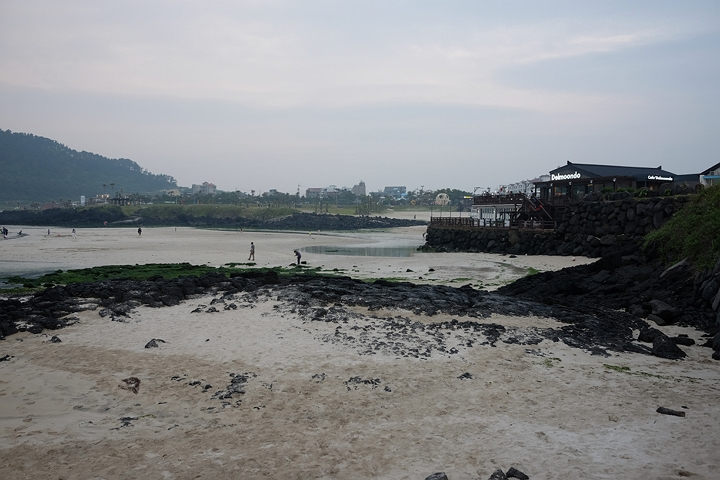
#> input picture 4_weeks/ori/img3.jpg, 720 x 480 px, found by its file name
$ python homo.py
#> lines starting #> are read from the running program, lines starting #| are printed output that depends on the picture
import cv2 as cv                                  # OpenCV 라이브러리를 cv라는 이름으로 불러옴
import numpy as np                               # 좌표 배열과 행렬 처리를 위해 numpy를 np라는 이름으로 불러옴
import matplotlib.pyplot as plt                  # 결과 시각화를 위해 matplotlib.pyplot을 plt로 불러옴

# 첫 번째 이미지를 컬러 형식으로 읽어서 변수에 저장
# 필요하면 img1.jpg 대신 img3.jpg 등으로 바꿔서 사용할 수 있음
img1 = cv.imread('img3.jpg')
#> img1 is the input picture: shape (480, 720, 3); mean B, G, R 135, 133.3, 131.4

# 두 번째 이미지를 컬러 형식으로 읽어서 img2 변수에 저장
# 실제 파일명이 imag2.jpg라면 이 부분을 imag2.jpg로 바꾸면 됨
img2 = cv.imread('img2.jpg')
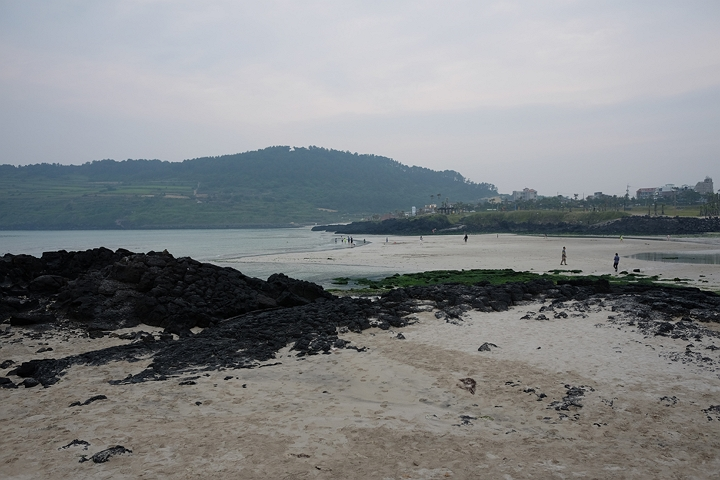
#> input picture 4_weeks/ori/img2.jpg, 720 x 480 px, found by its file name
#> img2 is the input picture: shape (480, 720, 3); mean B, G, R 134.4, 132.3, 129.6

# 두 이미지 중 하나라도 정상적으로 읽히지 않았는지 확인
if img1 is None or img2 is None:
    print("이미지를 불러올 수 없습니다.")          # 오류 메시지를 출력
    exit()                                        # 프로그램 종료

# 특징점 검출을 위해 첫 번째 이미지를 그레이스케일로 변환
gray1 = cv.cvtColor(img1, cv.COLOR_BGR2GRAY)

# 특징점 검출을 위해 두 번째 이미지를 그레이스케일로 변환
gray2 = cv.cvtColor(img2, cv.COLOR_BGR2GRAY)
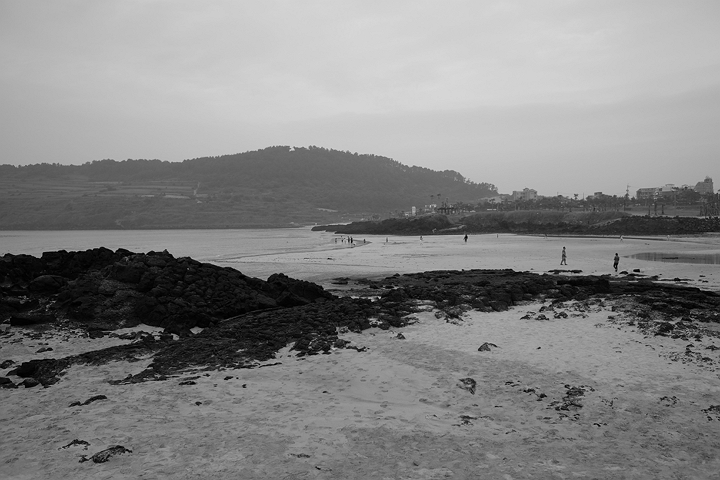
#> gray2: shape (480, 720); min 0, max 218, mean 131.7

# SIFT 객체를 생성
sift = cv.SIFT_create()

# 첫 번째 이미지에서 특징점과 기술자를 계산
kp1, des1 = sift.detectAndCompute(gray1, None)
#> kp1 = 1189 keypoints; strongest (x, y, size): (652, 177, 2.2), (657, 178, 2), (660, 178, 2.2), (408, 270, 2.3)

# 두 번째 이미지에서 특징점과 기술자를 계산
kp2, des2 = sift.detectAndCompute(gray2, None)
#> kp2 = 965 keypoints; strongest (x, y, size): (466, 237, 2), (638, 270, 2.3), (635, 270, 1.9), (244, 386, 2.5)

# 기술자가 정상적으로 계산되었는지 확인
if des1 is None or des2 is None:
    print("특징점을 충분히 검출하지 못했습니다.")   # 오류 메시지를 출력
    exit()                                        # 프로그램 종료

# BFMatcher 객체를 생성
bf = cv.BFMatcher(cv.NORM_L2)

# knnMatch()를 사용하여 각 특징점마다 최근접 이웃 2개를 찾음
# k=2는 ratio test를 적용하기 위한 설정
matches = bf.knnMatch(des1, des2, k=2)
#> matches = 1189 matches

# 좋은 매칭만 저장할 빈 리스트를 생성
good_matches = []

# 모든 매칭 결과에 대해 반복
for pair in matches:
    # 매칭 쌍이 2개 모두 존재하는지 먼저 확인
    if len(pair) == 2:
        # 첫 번째 최근접 이웃을 m, 두 번째 최근접 이웃을 n에 저장
        m, n = pair

        # 거리 비율 테스트를 적용하여 신뢰할 수 있는 매칭만 선택
        # 첫 번째 후보가 두 번째 후보보다 충분히 더 가까우면 좋은 매칭으로 간주
        if m.distance < 0.7 * n.distance:
            good_matches.append(m)
#> after the loop, good_matches = 245 matches

# 호모그래피 계산에는 최소 4개의 좋은 매칭이 필요하므로 개수를 확인
if len(good_matches) < 4:
    print("좋은 매칭점이 부족하여 호모그래피를 계산할 수 없습니다.")
    exit()

# 첫 번째 이미지에서 좋은 매칭점의 좌표를 추출
# m.queryIdx는 첫 번째 이미지 특징점 인덱스임
# findHomography() 입력 형식에 맞게 (-1, 1, 2) 형태로 변환
src_pts = np.float32([kp1[m.queryIdx].pt for m in good_matches]).reshape(-1, 1, 2)
#> src_pts = 245 rows, first 8: [6.35, 290.9], [15.08, 325.3], [16.31, 331], [17.4, 343.5], [19.52, 334.6], [20.99, 323.4], [25.08, 234.6], [25.66, 281.2]

# 두 번째 이미지에서 대응되는 좋은 매칭점의 좌표를 추출
# m.trainIdx는 두 번째 이미지 특징점 인덱스임
# findHomography() 입력 형식에 맞게 (-1, 1, 2) 형태로 변환
dst_pts = np.float32([kp2[m.trainIdx].pt for m in good_matches]).reshape(-1, 1, 2)
#> dst_pts = 245 rows, first 8: [357.3, 290.8], [368.3, 321.4], [369.3, 326.5], [370.8, 337.3], [372.1, 329.6], [372.8, 319.9], [368.6, 242.3], [371.1, 283]

# RANSAC을 사용하여 호모그래피 행렬을 계산
# RANSAC은 이상치(outlier)의 영향을 줄이는 데 도움을 줌
# H는 계산된 호모그래피 행렬
# mask는 각 매칭점이 inlier인지 outlier인지 나타내는 마스크
H, mask = cv.findHomography(src_pts, dst_pts, cv.RANSAC, 5.0)
#> H = [[0.478, 0.0375, 338.9], [-0.178, 0.838, 42.93], [-0.00071, -4.71e-05, 1]]; mask = 245 values, max 1 at index 0, min 0 at index 42, mean 0.98

# 호모그래피 계산이 정상적으로 되었는지 확인
if H is None:
    print("호모그래피 계산에 실패했습니다.")
    exit()

# 두 이미지의 높이와 너비를 구함
h1, w1 = img1.shape[:2]
#> h1 = 480; w1 = 720
h2, w2 = img2.shape[:2]
#> h2 = 480; w2 = 720

# 첫 번째 이미지를 두 번째 이미지 좌표계로 워핑
# 출력 크기는 문제 힌트에 따라 (w1 + w2, max(h1, h2))로 설정
warped = cv.warpPerspective(img1, H, (w1 + w2, max(h1, h2)))
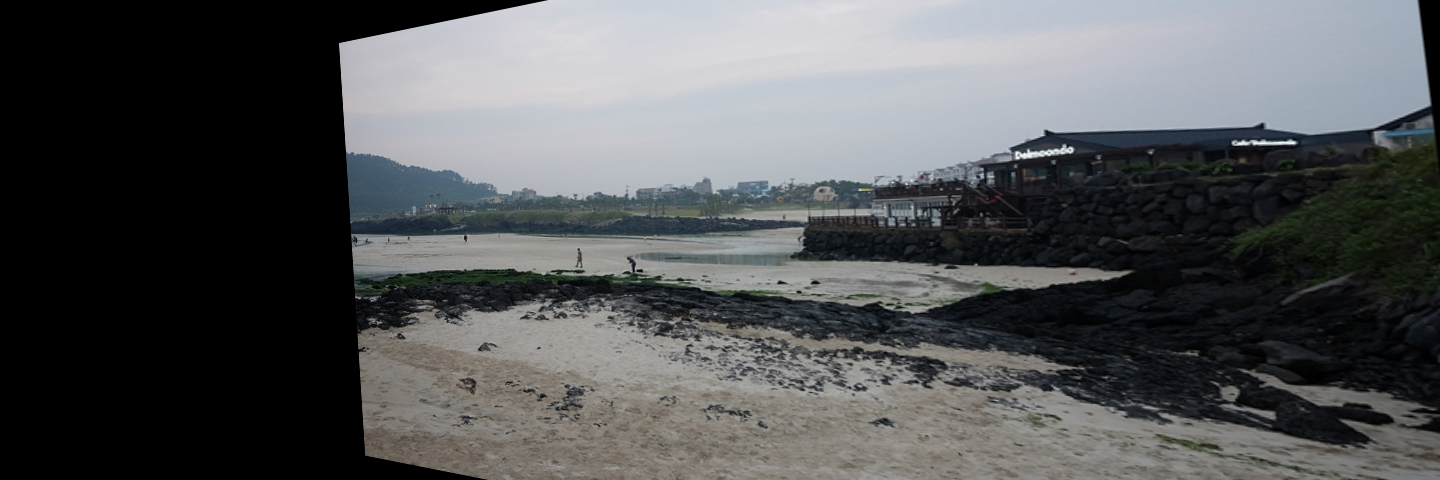
#> warped: shape (480, 1440, 3); mean B, G, R 88, 86.7, 84.9

# 두 번째 이미지를 결과 영상의 왼쪽 상단에 배치
# 이렇게 하면 기준 이미지 위에 변환된 이미지가 정렬된 형태로 보일 수 있음
warped[0:h2, 0:w2] = img2
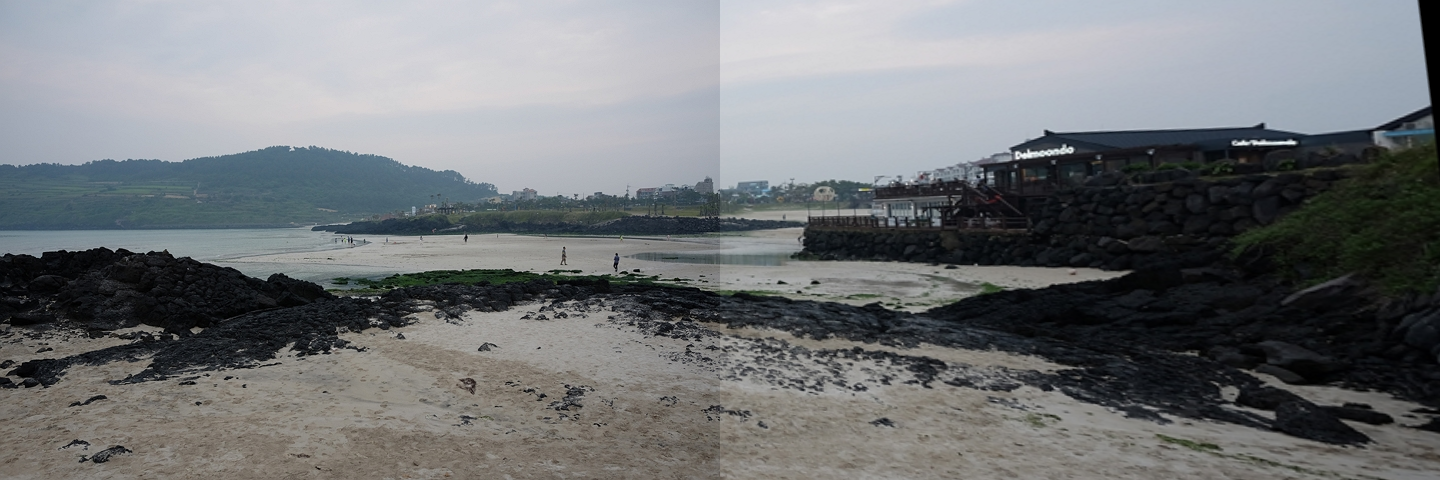
#> warped: shape (480, 1440, 3); mean B, G, R 119.8, 117.6, 114.7

# RANSAC에서 살아남은 inlier 매칭만 시각화하기 위해 mask를 1차원 리스트로 변환
matches_mask = mask.ravel().tolist()
#> matches_mask has the same summary as mask

# drawMatches()를 사용하여 특징점 매칭 결과를 시각화
# matchesMask를 넣으면 RANSAC에서 inlier로 판단된 매칭만 그려짐
matching_result = cv.drawMatches(
    img1,
    kp1,
    img2,
    kp2,
    good_matches,
    None,
    matchColor=(0, 255, 0),
    singlePointColor=None,
    matchesMask=matches_mask,
    flags=cv.DrawMatchesFlags_NOT_DRAW_SINGLE_POINTS
)
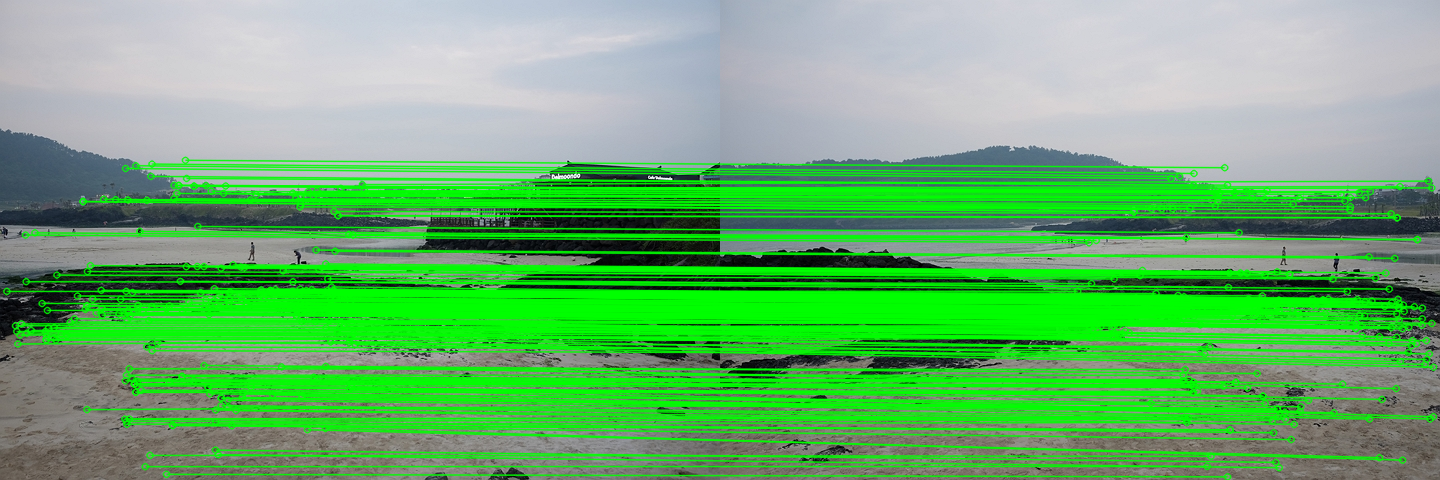
#> matching_result: shape (480, 1440, 3); mean B, G, R 110, 176.4, 106.2

# 워핑된 결과 이미지는 BGR 형식이므로 matplotlib 출력을 위해 RGB로 변환
warped_rgb = cv.cvtColor(warped, cv.COLOR_BGR2RGB)

# 매칭 결과 이미지도 BGR 형식이므로 RGB로 변환
matching_result_rgb = cv.cvtColor(matching_result, cv.COLOR_BGR2RGB)

# 전체 출력 창 크기를 설정
plt.figure(figsize=(18, 8))

# 1행 2열 중 첫 번째 위치에 매칭 결과를 출력
plt.subplot(1, 2, 1)

# 특징점 매칭 결과 이미지를 화면에 표시
plt.imshow(matching_result_rgb)

# 첫 번째 결과 제목을 설정
plt.title('Matching Result')

# 축 눈금을 보이지 않게 설정
plt.axis('off')

# 1행 2열 중 두 번째 위치에 워핑된 정렬 결과를 출력
plt.subplot(1, 2, 2)

# 호모그래피로 정렬된 이미지를 화면에 표시
plt.imshow(warped_rgb)

# 두 번째 결과 제목을 설정
plt.title('Warped Image')

# 축 눈금을 보이지 않게 설정
plt.axis('off')

# subplot 간격을 자동으로 정리
plt.tight_layout()

# 최종 결과를 화면에 출력
plt.show()
